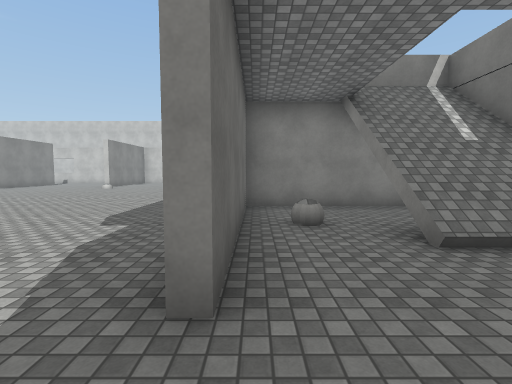
View 1 (above)

24 first-person views from a walk through a 3-D level made in the Unity game engine. The camera is 1.5 m above the floor, tilts 4° down and sees 85° across. The floor is counted in squares, 1.95 m on a side. Each view is taken from the middle of a square. On the plan, view 1 faces up. The plan holds only what a view shows up to about 10 squares ahead; the rest is blank. The place goes on beyond the plan. The player character is not drawn. Surface patterns are stand-ins for the level's own textures.

View 2
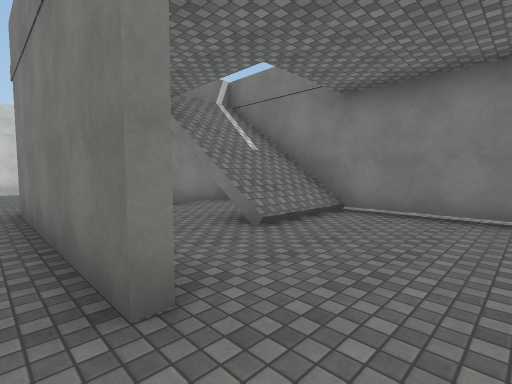

View 3
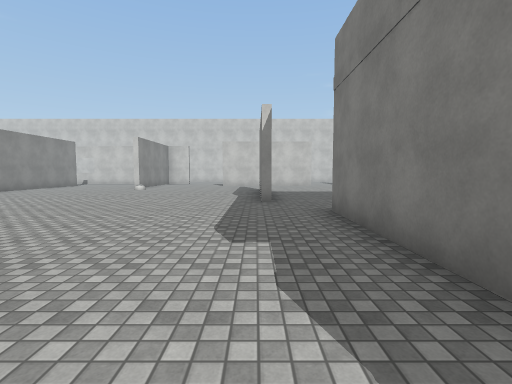

View 4
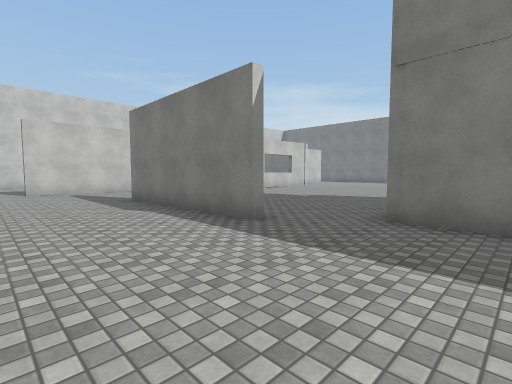

View 5
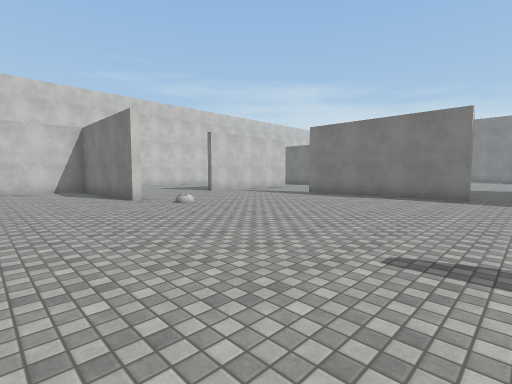

View 6
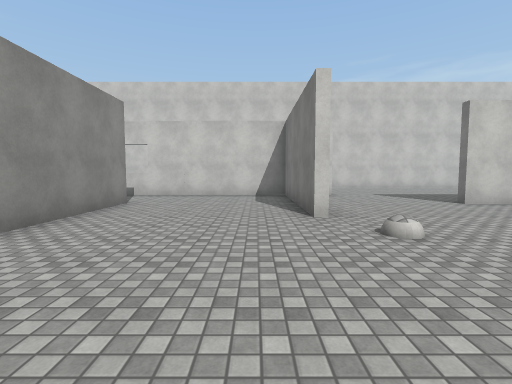

View 7
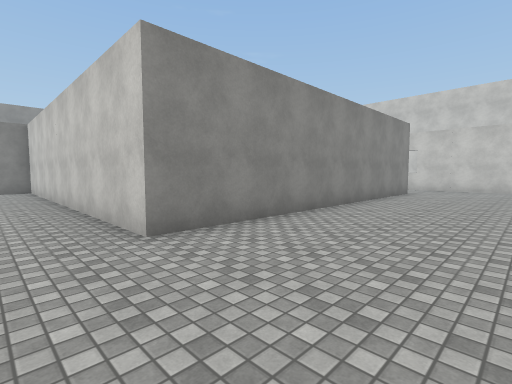

View 8
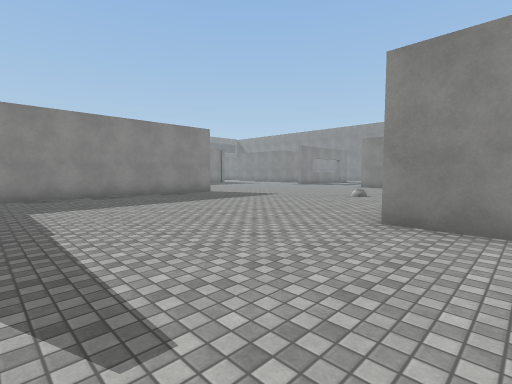

View 9
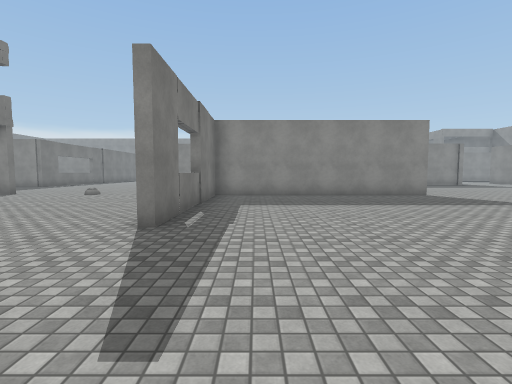

View 10
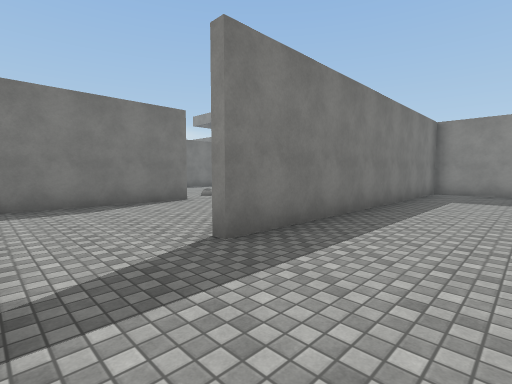

View 11
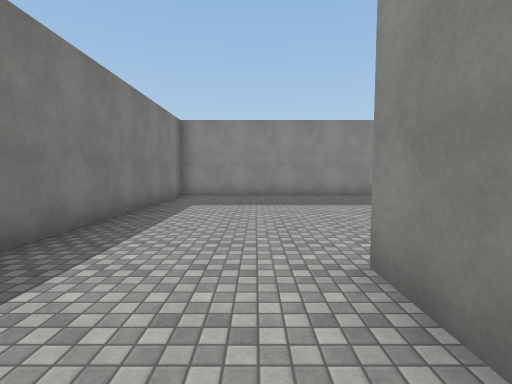

View 12
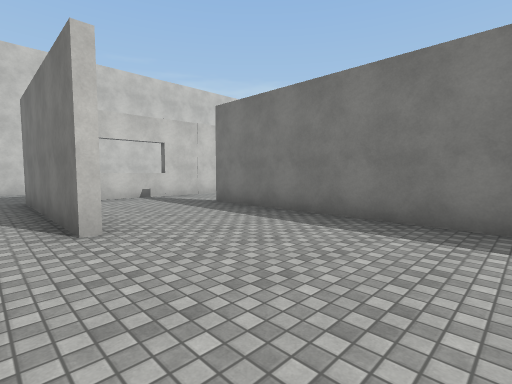

View 13
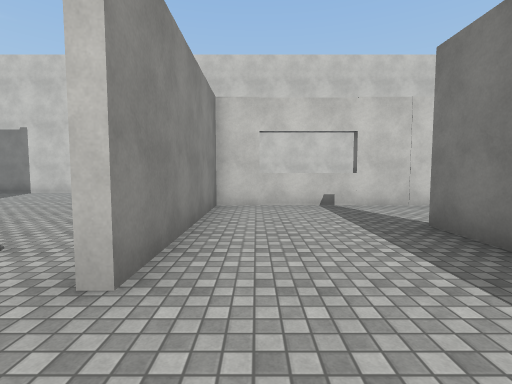

View 14
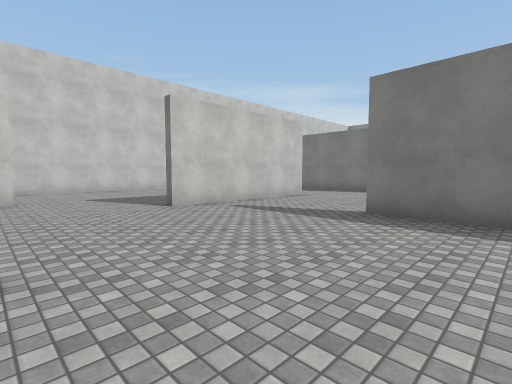

View 15
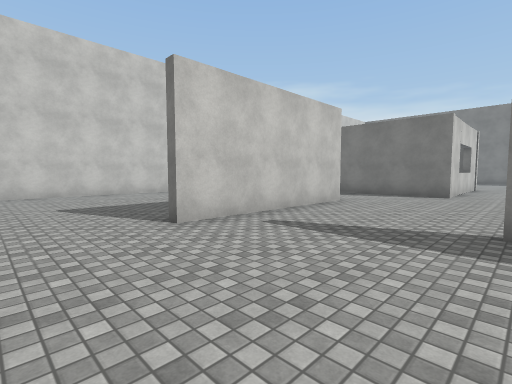

View 16
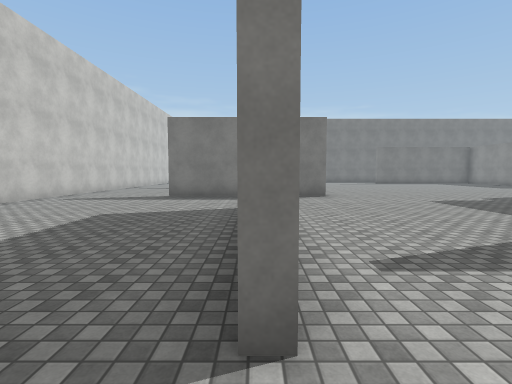

View 17
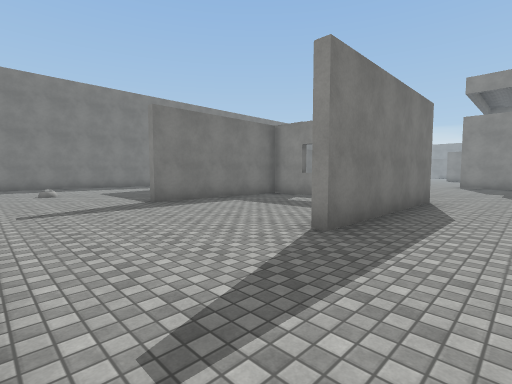

View 18
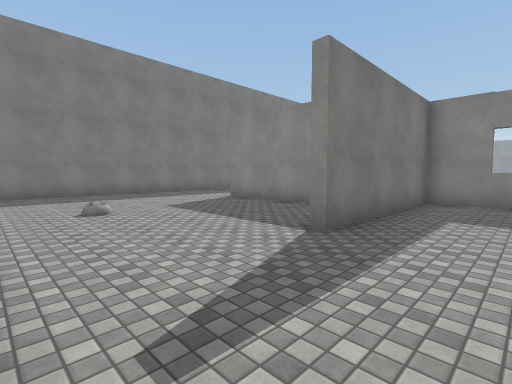

View 19
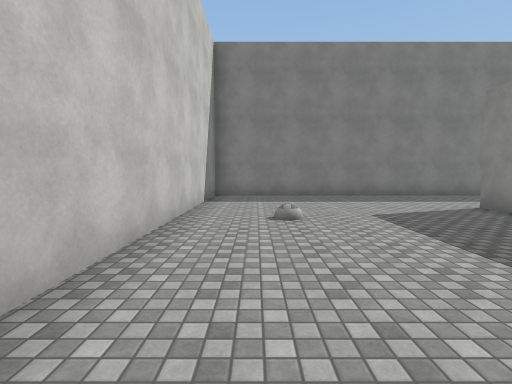

View 20
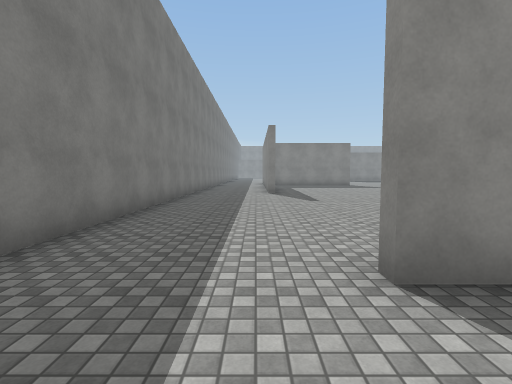

View 21
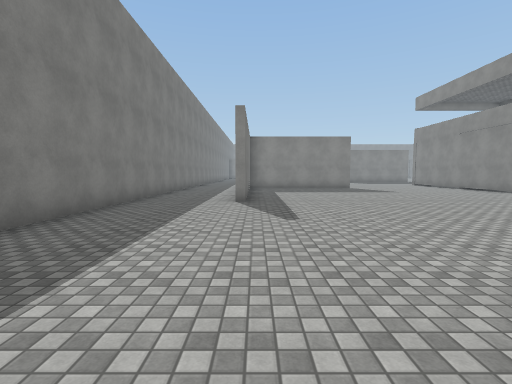

View 22
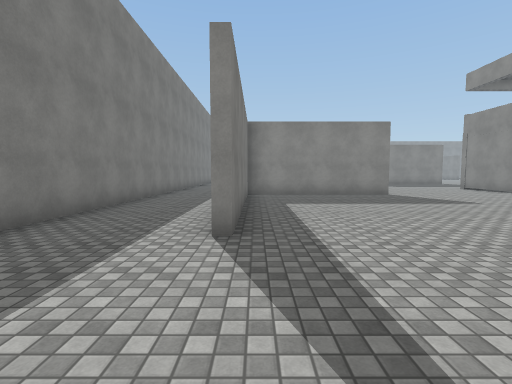

View 23
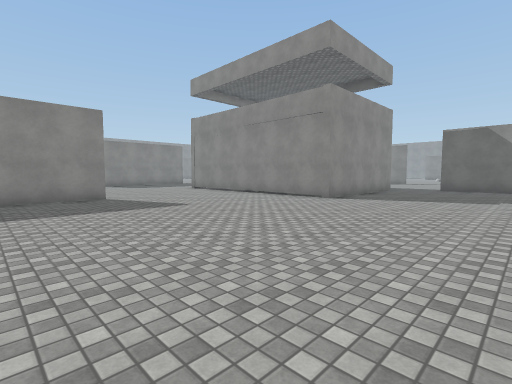

View 24
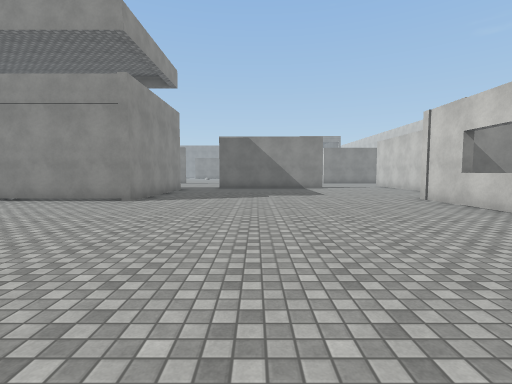

### Floor plan
Points are (right, up) in squares from view 1. A wall is a line through its corners. A room is listed if a view was taken in it or the views show most of it. See-through windows are left out.
Room 1 (view 1)
walls: (4.3, 0.1) (4.3, 4.2); (-0.2, 6) (-0.2, 1.4); (4.1, 6.4) (-0.2, 6.4)
ways out: opening at (0, 0.5) to room 2
objects: other object (1, 4)
Room 2 (views 2, 3, 4, 5, 6, 7, 8, 9, 10, 11, 12, 13, 14, 15, 16)
walls: (-8, 14.8) (-8, 19.5) (-15.9, 19.5) (-15.9, 14.8); (-1.8, 8.1) (-1.8, 13.2); (-17.5, 7.6) (-12.5, 7.6) (-12.5, 17); (-12.2, 17) (-12.2, 7.4) (-17.5, 7.4); (-16.2, 14.8) (-16.2, 19.9); (-14.8, -0.3) (-7.6, -0.3) (-7.6, 5.1); (-0.5, 1.4) (-0.5, 6.8); (-2.4, 16.8) (-3.9, 16.8)
ways out: opening at (0, 0.5) to room 1; opening at (-14, 20) to room 3; opening at (-3.5, 16.7) to room 3; opening at (-0.5, 7.5) to room 3
Room 3 (views 17, 18, 19, 20, 21, 22, 23, 24)
walls: (6.9, 14.8) (3.9, 14.8) (3.9, 19.9); (7.2, 15.1) (8.9, 15.1) (8.9, 19.9); (4.2, 17.2) (4.2, 16); (1.2, 16.8) (-2.4, 16.8); (10.9, 17.1) (14.1, 17.1); (2, 6.7) (4.5, 6.7) (4.5, 3.1); (5, 23.4) (1.9, 23.4); (9.4, 2.4) (14.4, 2.4); (-2.1, 23.4) (-6.2, 23.4); (14.3, 2.8) (14.3, 8.8); (17.4, 2) (17.4, 23.4) (9.4, 23.4); (-15.8, 23.4) (-16.5, 23.4)
ways out: opening at (-14, 20) to room 2; opening at (-3.5, 16.7) to room 2; opening at (-0.5, 7.5) to room 2

Where each view was taken, in squares from view 1:
view 1: 0 up, 0 right, facing up
view 2: 0 up, 1 left, facing up-right
view 3: 1 up, 2 left, facing up
view 4: 5 up, 5 left, facing up-right
view 5: 7 up, 11 left, facing up-right
view 6: 10 up, 9 left, facing up
view 7: 6 up, 9 left, facing up-left
view 8: 9 up, 8 left, facing down-left
view 9: 9 up, 9 left, facing down
view 10: 19 up, 15 left, facing down-right
view 11: 17 up, 15 left, facing down
view 12: 11 up, 17 left, facing up-right
view 13: 13 up, 15 left, facing up
view 14: 11 up, 7 left, facing up-right
view 15: 13 up, 6 left, facing up-right
view 16: 17 up, 5 left, facing right
view 17: 23 up, 2 right, facing down-right
view 18: 23 up, 7 right, facing down-right
view 19: 22 up, 8 right, facing right
view 20: 19 up, 15 right, facing down
view 21: 16 up, 14 right, facing down
view 22: 12 up, 14 right, facing down
view 23: 11 up, 12 right, facing down-left
view 24: 10 up, 12 right, facing left
